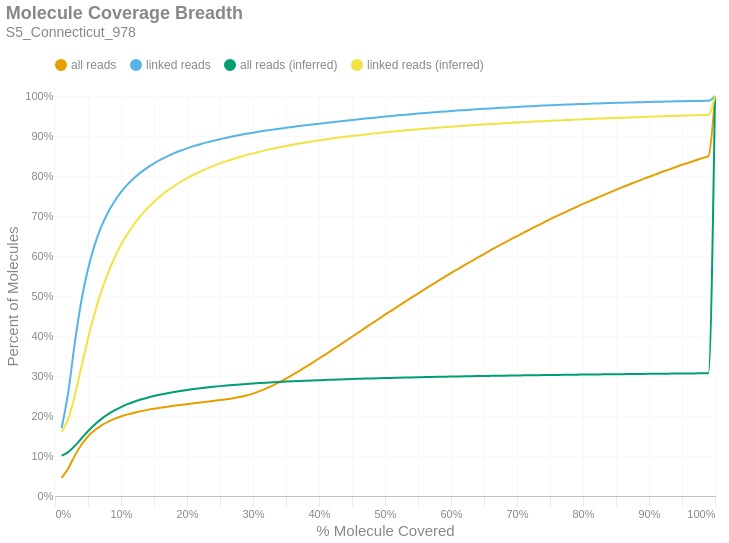

Notebook code for this chart:
### Markdown cell above
### Molecule Read Coverage
This chart shows molecule coverage breadth as computed by the number of bases aligned to that molecule. In other words, "*how much of each unique long molecule is actually sequenced/aligned?*" Keep in mind there is a distinction between sequences and alignments, since some sequences belonging to a particular molecule may not align well and wouldn't appear in the alignment data. This chart also shows molecule coverage breadth as computed by the *inferred fragment* from which the aligned sequences originate. Unlike read coverage, this calculation takes into account the total insert size, including unsequenced gaps between the forward and reverse reads. Like the previous figures, these are cumulative percents.

### Code cell
if SKIPLR:
    print_html(f"Skipped")
else:
    binned_df = consolidated_hist(valids['coverage_bp'], mask, 0.01, True)
    binned_df_inf = consolidated_hist(valids['coverage_inserts'], mask, 0.01, True)
    binned_df = binned_df.with_columns(pl.lit(binned_df_inf['all reads (cumsum)']).alias('all reads (inferred)'))
    binned_df = binned_df.with_columns(pl.lit(binned_df_inf['linked reads (cumsum)']).alias('linked reads (inferred)'))
    binned_df = binned_df.with_columns(
        (pl.col('bin').cast(pl.Float64) + 0.01).alias('right_edge')
    )

    with SafeRender(binned_df):
        (
            density_plot(binned_df, 'Molecule Coverage Breadth', samplename, 'molcov', ['all reads (inferred)','linked reads (inferred)'])
            .encode(
                #x=alt.X('bin:Q', title="% Molecule Covered").axis(format = '%').scale(padding=0),
                x=alt.X('right_edge:Q', title="% Molecule Covered").axis(format='%').scale(padding=0),
                y=alt.Y('value:Q', title='Percent of Molecules')
                    .axis(format='%')
                    .stack(False)
                    .scale(domainMin=0, padding=0),
                color=alt.Color("key:N").scale(domain = ["all reads", "linked reads", "all reads (inferred)", "linked reads (inferred)"]),
                tooltip = [
                    alt.Tooltip("key:N", title = "Data Type"),
                    alt.Tooltip("range_label:N", title="% Molecule Covered"),
                    alt.Tooltip("value:Q", format = ".2%", title="% Molecules")
                ]
            )
        ).display()

### Figure 1 — Vega-Lite specification as saved in the notebook (floating-point values rounded to 4 significant figures)
{"width": "container", "height": 400, "config": {"title": {"anchor": "start", "dy": -15, "fontSize": 18, "color": "#888888", "subtitleColor": "#888888", "subtitleFontSize": 14}, "arc": {"fill": "#0072B2"}, "axis": {"domainColor": "#888888", "domainWidth": 0.5, "gridWidth": 0.2, "grid": false, "titleFontWeight": 400, "titleFontSize": 15, "labelFontSize": 11, "labelColor": "#888888", "tickColor": "#888888", "tickWidth": 0.2, "titleColor": "#888888"}, "axisBand": {"grid": false}, "axisX": {"grid": true, "tickSize": 10, "domainCap": "round"}, "axisY": {"domain": false, "grid": true, "tickSize": 0, "domainCap": "round"}, "background": "transparent", "header": {"labelFontSize": 15, "labelColor": "#888888", "titleFontSize": 15, "titleFontWeight": 600, "titleColor": "#888888"}, "legend": {"labelFont": "sans-serif", "labelFontSize": 12, "labelColor": "#888888", "symbolSize": 100, "symbolType": "circle", "titleFontSize": 12, "titlePadding": 10, "titleColor": "#888888", "title": null, "orient": "top"}, "range": {"category": ["#E69F00", "#56B4E9", "#009E73", "#F0E442", "#0072B2", "#D55E00", "#CC79A7", "#000000"], "diverging": ["#cfe8f3", "#a2d4ec", "#73bfe2", "#46abdb", "#1696d2", "#12719e"]}, "area": {"fill": "#0072B2", "fillOpacity": 0.7, "line": true, "strokeOpacity": 0.7}, "line": {"color": "#0072B2", "stroke": "#0072B2", "strokeWidth": 2}, "trail": {"color": "#0072B2", "stroke": "#0072B2", "strokeWidth": 0, "size": 1}, "point": {"filled": true, "fillOpacity": 1.0, "size": 95}, "text": {"color": "#888888", "fontSize": 11, "align": "right", "fontWeight": 400, "size": 11}, "bar": {"fill": "#0072B2", "stroke": null}, "view": {"stroke": null, "continuousWidth": 660, "continuousHeight": 400}}, "data": {"name": "data-56f5095dbce90e234a870a193e4fd119"}, "mark": {"type": "line", "interpolate": "monotone", "point": {"opacity": 0, "size": 275}}, "encoding": {"color": {"field": "key", "scale": {"domain": ["all reads", "linked reads", "all reads (inferred)", "linked reads (inferred)"]}, "type": "nominal"}, "tooltip": [{"field": "key", "title": "Data Type", "type": "nominal"}, {"field": "range_label", "title": "% Molecule Covered", "type": "nominal"}, {"field": "value", "format": ".2%", "title": "% Molecules", "type": "quantitative"}], "x": {"axis": {"format": "%"}, "field": "right_edge", "scale": {"padding": 0}, "title": "% Molecule Covered", "type": "quantitative"}, "y": {"axis": {"format": "%"}, "field": "value", "scale": {"domainMin": 0, "padding": 0}, "stack": false, "title": "Percent of Molecules", "type": "quantitative"}}, "params": [{"name": "param_c36ac31b6afebe62", "select": {"type": "point", "fields": ["key"]}, "bind": "legend"}], "title": {"text": "Molecule Coverage Breadth", "subtitle": "S5_Connecticut_978"}, "transform": [{"fold": ["all reads (cumsum)", "linked reads (cumsum)", "all reads (inferred)", "linked reads (inferred)"]}, {"calculate": "replace(datum.key, ' (cumsum)', '')", "as": "key"}, {"filter": {"param": "param_c36ac31b6afebe62"}}], "usermeta": {"embedOptions": {"downloadFileName": "S5_Connecticut_978.molcov"}}, "$schema": "https://vega.github.io/schema/vega-lite/v6.1.0.json", "datasets": {"data-56f5095dbce90e234a870a193e4fd119": [{"bin": "0.0", "interval": "0.0-0.01", "all reads": 0.04509, "linked reads": 0.1695, "all reads (cumsum)": 0.04509, "linked reads (cumsum)": 0.1695, "range_label": "0.0-0.01", "all reads (inferred)": 0.1007, "linked reads (inferred)": 0.1601, "right_edge": 0.01}, {"bin": "0.01", "interval": "0.01-0.02", "all reads": 0.02354, "linked reads": 0.08902, "all reads (cumsum)": 0.06863, "linked reads (cumsum)": 0.2585, "range_label": "0.01-0.02", "all reads (inferred)": 0.1097, "linked reads (inferred)": 0.1924, "right_edge": 0.02}, {"bin": "0.02", "interval": "0.02-0.03", "all reads": 0.0323, "linked reads": 0.1242, "all reads (cumsum)": 0.1009, "linked reads (cumsum)": 0.3827, "range_label": "0.02-0.03", "all reads (inferred)": 0.1252, "linked reads (inferred)": 0.2512, "right_edge": 0.03}, {"bin": "0.03", "interval": "0.03-0.04", "all reads": 0.02734, "linked reads": 0.1054, "all reads (cumsum)": 0.1283, "linked reads (cumsum)": 0.4881, "range_label": "0.03-0.04", "all reads (inferred)": 0.1438, "linked reads (inferred)": 0.3228, "right_edge": 0.04}, {"bin": "0.04", "interval": "0.04-0.05", "all reads": 0.02059, "linked reads": 0.07947, "all reads (cumsum)": 0.1489, "linked reads (cumsum)": 0.5675, "range_label": "0.04-0.05", "all reads (inferred)": 0.162, "linked reads (inferred)": 0.3933, "right_edge": 0.05}, {"bin": "0.05", "interval": "0.05-0.06", "all reads": 0.01546, "linked reads": 0.05956, "all reads (cumsum)": 0.1643, "linked reads (cumsum)": 0.6271, "range_label": "0.05-0.06", "all reads (inferred)": 0.1783, "linked reads (inferred)": 0.4563, "right_edge": 0.06}, {"bin": "0.06", "interval": "0.06-0.07", "all reads": 0.01182, "linked reads": 0.04542, "all reads (cumsum)": 0.1761, "linked reads (cumsum)": 0.6725, "range_label": "0.06-0.07", "all reads (inferred)": 0.1921, "linked reads (inferred)": 0.5103, "right_edge": 0.07}, {"bin": "0.07", "interval": "0.07-0.08", "all reads": 0.009244, "linked reads": 0.03555, "all reads (cumsum)": 0.1854, "linked reads (cumsum)": 0.7081, "range_label": "0.07-0.08", "all reads (inferred)": 0.2039, "linked reads (inferred)": 0.5561, "right_edge": 0.08}, {"bin": "0.08", "interval": "0.08-0.09", "all reads": 0.00741, "linked reads": 0.02839, "all reads (cumsum)": 0.1928, "linked reads (cumsum)": 0.7365, "range_label": "0.08-0.09", "all reads (inferred)": 0.2138, "linked reads (inferred)": 0.5949, "right_edge": 0.09}, {"bin": "0.09", "interval": "0.09-0.1", "all reads": 0.006084, "linked reads": 0.02315, "all reads (cumsum)": 0.1989, "linked reads (cumsum)": 0.7596, "range_label": "0.09-0.1", "all reads (inferred)": 0.2223, "linked reads (inferred)": 0.6279, "right_edge": 0.1}, {"bin": "0.1", "interval": "0.1-0.11", "all reads": 0.005099, "linked reads": 0.0193, "all reads (cumsum)": 0.204, "linked reads (cumsum)": 0.7789, "range_label": "0.1-0.11", "all reads (inferred)": 0.2295, "linked reads (inferred)": 0.6559, "right_edge": 0.11}, {"bin": "0.11", "interval": "0.11-0.12", "all reads": 0.004323, "linked reads": 0.01624, "all reads (cumsum)": 0.2083, "linked reads (cumsum)": 0.7951, "range_label": "0.11-0.12", "all reads (inferred)": 0.2357, "linked reads (inferred)": 0.6801, "right_edge": 0.12}, {"bin": "0.12", "interval": "0.12-0.13", "all reads": 0.003711, "linked reads": 0.01385, "all reads (cumsum)": 0.212, "linked reads (cumsum)": 0.809, "range_label": "0.12-0.13", "all reads (inferred)": 0.2411, "linked reads (inferred)": 0.7012, "right_edge": 0.13}, {"bin": "0.13", "interval": "0.13-0.14", "all reads": 0.003266, "linked reads": 0.0121, "all reads (cumsum)": 0.2153, "linked reads (cumsum)": 0.8211, "range_label": "0.13-0.14", "all reads (inferred)": 0.2458, "linked reads (inferred)": 0.7194, "right_edge": 0.14}, {"bin": "0.14", "interval": "0.14-0.15", "all reads": 0.002882, "linked reads": 0.01056, "all reads (cumsum)": 0.2182, "linked reads (cumsum)": 0.8317, "range_label": "0.14-0.15", "all reads (inferred)": 0.25, "linked reads (inferred)": 0.7356, "right_edge": 0.15}, {"bin": "0.15", "interval": "0.15-0.16", "all reads": 0.002601, "linked reads": 0.009301, "all reads (cumsum)": 0.2208, "linked reads (cumsum)": 0.841, "range_label": "0.15-0.16", "all reads (inferred)": 0.2537, "linked reads (inferred)": 0.75, "right_edge": 0.16}, {"bin": "0.16", "interval": "0.16-0.17", "all reads": 0.002386, "linked reads": 0.008249, "all reads (cumsum)": 0.2231, "linked reads (cumsum)": 0.8492, "range_label": "0.16-0.17", "all reads (inferred)": 0.257, "linked reads (inferred)": 0.763, "right_edge": 0.17}, {"bin": "0.17", "interval": "0.17-0.18", "all reads": 0.002242, "linked reads": 0.007361, "all reads (cumsum)": 0.2254, "linked reads (cumsum)": 0.8566, "range_label": "0.17-0.18", "all reads (inferred)": 0.26, "linked reads (inferred)": 0.7745, "right_edge": 0.18}, {"bin": "0.18", "interval": "0.18-0.19", "all reads": 0.002149, "linked reads": 0.006601, "all reads (cumsum)": 0.2275, "linked reads (cumsum)": 0.8632, "range_label": "0.18-0.19", "all reads (inferred)": 0.2627, "linked reads (inferred)": 0.785, "right_edge": 0.19}, {"bin": "0.19", "interval": "0.19-0.2", "all reads": 0.002084, "linked reads": 0.005976, "all reads (cumsum)": 0.2296, "linked reads (cumsum)": 0.8691, "range_label": "0.19-0.2", "all reads (inferred)": 0.2652, "linked reads (inferred)": 0.7945, "right_edge": 0.2}, {"bin": "0.2", "interval": "0.2-0.21", "all reads": 0.002023, "linked reads": 0.005468, "all reads (cumsum)": 0.2316, "linked reads (cumsum)": 0.8746, "range_label": "0.2-0.21", "all reads (inferred)": 0.2674, "linked reads (inferred)": 0.8031, "right_edge": 0.21}, {"bin": "0.21", "interval": "0.21-0.22", "all reads": 0.002011, "linked reads": 0.00494, "all reads (cumsum)": 0.2337, "linked reads (cumsum)": 0.8795, "range_label": "0.21-0.22", "all reads (inferred)": 0.2694, "linked reads (inferred)": 0.8111, "right_edge": 0.22}, {"bin": "0.22", "interval": "0.22-0.23", "all reads": 0.002013, "linked reads": 0.004487, "all reads (cumsum)": 0.2357, "linked reads (cumsum)": 0.884, "range_label": "0.22-0.23", "all reads (inferred)": 0.2714, "linked reads (inferred)": 0.8185, "right_edge": 0.23}, {"bin": "0.23", "interval": "0.23-0.24", "all reads": 0.002052, "linked reads": 0.004248, "all reads (cumsum)": 0.2377, "linked reads (cumsum)": 0.8883, "range_label": "0.23-0.24", "all reads (inferred)": 0.2731, "linked reads (inferred)": 0.8252, "right_edge": 0.24}, {"bin": "0.24", "interval": "0.24-0.25", "all reads": 0.00209, "linked reads": 0.003862, "all reads (cumsum)": 0.2398, "linked reads (cumsum)": 0.8921, "range_label": "0.24-0.25", "all reads (inferred)": 0.2747, "linked reads (inferred)": 0.8315, "right_edge": 0.25}, {"bin": "0.25", "interval": "0.25-0.26", "all reads": 0.002187, "linked reads": 0.003672, "all reads (cumsum)": 0.242, "linked reads (cumsum)": 0.8958, "range_label": "0.25-0.26", "all reads (inferred)": 0.2762, "linked reads (inferred)": 0.8372, "right_edge": 0.26}, {"bin": "0.26", "interval": "0.26-0.27", "all reads": 0.002427, "linked reads": 0.003481, "all reads (cumsum)": 0.2444, "linked reads (cumsum)": 0.8993, "range_label": "0.26-0.27", "all reads (inferred)": 0.2775, "linked reads (inferred)": 0.8424, "right_edge": 0.27}, {"bin": "0.27", "interval": "0.27-0.28", "all reads": 0.002887, "linked reads": 0.003199, "all reads (cumsum)": 0.2473, "linked reads (cumsum)": 0.9025, "range_label": "0.27-0.28", "all reads (inferred)": 0.2788, "linked reads (inferred)": 0.8475, "right_edge": 0.28}, {"bin": "0.28", "interval": "0.28-0.29", "all reads": 0.003782, "linked reads": 0.003023, "all reads (cumsum)": 0.2511, "linked reads (cumsum)": 0.9055, "range_label": "0.28-0.29", "all reads (inferred)": 0.2801, "linked reads (inferred)": 0.8523, "right_edge": 0.29}, {"bin": "0.29", "interval": "0.29-0.3", "all reads": 0.004968, "linked reads": 0.002868, "all reads (cumsum)": 0.2561, "linked reads (cumsum)": 0.9084, "range_label": "0.29-0.3", "all reads (inferred)": 0.2812, "linked reads (inferred)": 0.8566, "right_edge": 0.3}, {"bin": "0.3", "interval": "0.3-0.31", "all reads": 0.005982, "linked reads": 0.002633, "all reads (cumsum)": 0.262, "linked reads (cumsum)": 0.911, "range_label": "0.3-0.31", "all reads (inferred)": 0.2822, "linked reads (inferred)": 0.8607, "right_edge": 0.31}, {"bin": "0.31", "interval": "0.31-0.32", "all reads": 0.006858, "linked reads": 0.002517, "all reads (cumsum)": 0.2689, "linked reads (cumsum)": 0.9135, "range_label": "0.31-0.32", "all reads (inferred)": 0.2833, "linked reads (inferred)": 0.8647, "right_edge": 0.32}, {"bin": "0.32", "interval": "0.32-0.33", "all reads": 0.00775, "linked reads": 0.002427, "all reads (cumsum)": 0.2766, "linked reads (cumsum)": 0.916, "range_label": "0.32-0.33", "all reads (inferred)": 0.2842, "linked reads (inferred)": 0.8682, "right_edge": 0.33}, {"bin": "0.33", "interval": "0.33-0.34", "all reads": 0.008288, "linked reads": 0.002355, "all reads (cumsum)": 0.2849, "linked reads (cumsum)": 0.9183, "range_label": "0.33-0.34", "all reads (inferred)": 0.2851, "linked reads (inferred)": 0.8717, "right_edge": 0.34}, {"bin": "0.34", "interval": "0.34-0.35", "all reads": 0.008757, "linked reads": 0.002236, "all reads (cumsum)": 0.2937, "linked reads (cumsum)": 0.9206, "range_label": "0.34-0.35", "all reads (inferred)": 0.2859, "linked reads (inferred)": 0.875, "right_edge": 0.35}, {"bin": "0.35", "interval": "0.35-0.36", "all reads": 0.009322, "linked reads": 0.002209, "all reads (cumsum)": 0.303, "linked reads (cumsum)": 0.9228, "range_label": "0.35-0.36", "all reads (inferred)": 0.2867, "linked reads (inferred)": 0.8781, "right_edge": 0.36}, {"bin": "0.36", "interval": "0.36-0.37", "all reads": 0.009676, "linked reads": 0.002056, "all reads (cumsum)": 0.3127, "linked reads (cumsum)": 0.9248, "range_label": "0.36-0.37", "all reads (inferred)": 0.2875, "linked reads (inferred)": 0.8811, "right_edge": 0.37}, {"bin": "0.37", "interval": "0.37-0.38", "all reads": 0.01003, "linked reads": 0.002056, "all reads (cumsum)": 0.3227, "linked reads (cumsum)": 0.9269, "range_label": "0.37-0.38", "all reads (inferred)": 0.2882, "linked reads (inferred)": 0.8839, "right_edge": 0.38}, {"bin": "0.38", "interval": "0.38-0.39", "all reads": 0.01034, "linked reads": 0.00195, "all reads (cumsum)": 0.3331, "linked reads (cumsum)": 0.9288, "range_label": "0.38-0.39", "all reads (inferred)": 0.2889, "linked reads (inferred)": 0.8866, "right_edge": 0.39}, {"bin": "0.39", "interval": "0.39-0.4", "all reads": 0.01066, "linked reads": 0.001957, "all reads (cumsum)": 0.3437, "linked reads (cumsum)": 0.9308, "range_label": "0.39-0.4", "all reads (inferred)": 0.2896, "linked reads (inferred)": 0.8891, "right_edge": 0.4}, {"bin": "0.4", "interval": "0.4-0.41", "all reads": 0.01056, "linked reads": 0.001873, "all reads (cumsum)": 0.3543, "linked reads (cumsum)": 0.9327, "range_label": "0.4-0.41", "all reads (inferred)": 0.2902, "linked reads (inferred)": 0.8915, "right_edge": 0.41}, {"bin": "0.41", "interval": "0.41-0.42", "all reads": 0.01082, "linked reads": 0.001866, "all reads (cumsum)": 0.3651, "linked reads (cumsum)": 0.9345, "range_label": "0.41-0.42", "all reads (inferred)": 0.2908, "linked reads (inferred)": 0.8938, "right_edge": 0.42}, {"bin": "0.42", "interval": "0.42-0.43", "all reads": 0.01093, "linked reads": 0.001867, "all reads (cumsum)": 0.376, "linked reads (cumsum)": 0.9364, "range_label": "0.42-0.43", "all reads (inferred)": 0.2914, "linked reads (inferred)": 0.896, "right_edge": 0.43}, {"bin": "0.43", "interval": "0.43-0.44", "all reads": 0.01094, "linked reads": 0.001836, "all reads (cumsum)": 0.387, "linked reads (cumsum)": 0.9382, "range_label": "0.43-0.44", "all reads (inferred)": 0.292, "linked reads (inferred)": 0.8981, "right_edge": 0.44}, {"bin": "0.44", "interval": "0.44-0.45", "all reads": 0.01112, "linked reads": 0.001784, "all reads (cumsum)": 0.3981, "linked reads (cumsum)": 0.94, "range_label": "0.44-0.45", "all reads (inferred)": 0.2925, "linked reads (inferred)": 0.9002, "right_edge": 0.45}, {"bin": "0.45", "interval": "0.45-0.46", "all reads": 0.01108, "linked reads": 0.001776, "all reads (cumsum)": 0.4092, "linked reads (cumsum)": 0.9418, "range_label": "0.45-0.46", "all reads (inferred)": 0.293, "linked reads (inferred)": 0.9021, "right_edge": 0.46}, {"bin": "0.46", "interval": "0.46-0.47", "all reads": 0.01098, "linked reads": 0.001785, "all reads (cumsum)": 0.4202, "linked reads (cumsum)": 0.9436, "range_label": "0.46-0.47", "all reads (inferred)": 0.2935, "linked reads (inferred)": 0.904, "right_edge": 0.47}, {"bin": "0.47", "interval": "0.47-0.48", "all reads": 0.01111, "linked reads": 0.001717, "all reads (cumsum)": 0.4313, "linked reads (cumsum)": 0.9453, "range_label": "0.47-0.48", "all reads (inferred)": 0.294, "linked reads (inferred)": 0.9058, "right_edge": 0.48}, {"bin": "0.48", "interval": "0.48-0.49", "all reads": 0.01055, "linked reads": 0.001645, "all reads (cumsum)": 0.4418, "linked reads (cumsum)": 0.9469, "range_label": "0.48-0.49", "all reads (inferred)": 0.2944, "linked reads (inferred)": 0.9076, "right_edge": 0.49}, {"bin": "0.49", "interval": "0.49-0.5", "all reads": 0.01169, "linked reads": 0.001641, "all reads (cumsum)": 0.4535, "linked reads (cumsum)": 0.9486, "range_label": "0.49-0.5", "all reads (inferred)": 0.2949, "linked reads (inferred)": 0.9093, "right_edge": 0.5}, {"bin": "0.5", "interval": "0.5-0.51", "all reads": 0.009926, "linked reads": 0.001544, "all reads (cumsum)": 0.4634, "linked reads (cumsum)": 0.9501, "range_label": "0.5-0.51", "all reads (inferred)": 0.2953, "linked reads (inferred)": 0.9109, "right_edge": 0.51}, {"bin": "0.51", "interval": "0.51-0.52", "all reads": 0.0111, "linked reads": 0.001553, "all reads (cumsum)": 0.4745, "linked reads (cumsum)": 0.9517, "range_label": "0.51-0.52", "all reads (inferred)": 0.2957, "linked reads (inferred)": 0.9125, "right_edge": 0.52}, {"bin": "0.52", "interval": "0.52-0.53", "all reads": 0.01057, "linked reads": 0.001451, "all reads (cumsum)": 0.4851, "linked reads (cumsum)": 0.9531, "range_label": "0.52-0.53", "all reads (inferred)": 0.2961, "linked reads (inferred)": 0.914, "right_edge": 0.53}, {"bin": "0.53", "interval": "0.53-0.54", "all reads": 0.01069, "linked reads": 0.001449, "all reads (cumsum)": 0.4958, "linked reads (cumsum)": 0.9546, "range_label": "0.53-0.54", "all reads (inferred)": 0.2965, "linked reads (inferred)": 0.9155, "right_edge": 0.54}, {"bin": "0.54", "interval": "0.54-0.55", "all reads": 0.01038, "linked reads": 0.001438, "all reads (cumsum)": 0.5062, "linked reads (cumsum)": 0.956, "range_label": "0.54-0.55", "all reads (inferred)": 0.2969, "linked reads (inferred)": 0.9169, "right_edge": 0.55}, {"bin": "0.55", "interval": "0.55-0.56", "all reads": 0.01052, "linked reads": 0.001326, "all reads (cumsum)": 0.5167, "linked reads (cumsum)": 0.9573, "range_label": "0.55-0.56", "all reads (inferred)": 0.2972, "linked reads (inferred)": 0.9183, "right_edge": 0.56}, {"bin": "0.56", "interval": "0.56-0.57", "all reads": 0.01028, "linked reads": 0.001323, "all reads (cumsum)": 0.527, "linked reads (cumsum)": 0.9587, "range_label": "0.56-0.57", "all reads (inferred)": 0.2976, "linked reads (inferred)": 0.9196, "right_edge": 0.57}, {"bin": "0.57", "interval": "0.57-0.58", "all reads": 0.01008, "linked reads": 0.001231, "all reads (cumsum)": 0.5371, "linked reads (cumsum)": 0.9599, "range_label": "0.57-0.58", "all reads (inferred)": 0.2979, "linked reads (inferred)": 0.9209, "right_edge": 0.58}, {"bin": "0.58", "interval": "0.58-0.59", "all reads": 0.01009, "linked reads": 0.001257, "all reads (cumsum)": 0.5471, "linked reads (cumsum)": 0.9611, "range_label": "0.58-0.59", "all reads (inferred)": 0.2982, "linked reads (inferred)": 0.9221, "right_edge": 0.59}, {"bin": "0.59", "interval": "0.59-0.6", "all reads": 0.01016, "linked reads": 0.001247, "all reads (cumsum)": 0.5573, "linked reads (cumsum)": 0.9624, "range_label": "0.59-0.6", "all reads (inferred)": 0.2986, "linked reads (inferred)": 0.9233, "right_edge": 0.6}, {"bin": "0.6", "interval": "0.6-0.61", "all reads": 0.009543, "linked reads": 0.001156, "all reads (cumsum)": 0.5668, "linked reads (cumsum)": 0.9636, "range_label": "0.6-0.61", "all reads (inferred)": 0.2989, "linked reads (inferred)": 0.9245, "right_edge": 0.61}, {"bin": "0.61", "interval": "0.61-0.62", "all reads": 0.009888, "linked reads": 0.001116, "all reads (cumsum)": 0.5767, "linked reads (cumsum)": 0.9647, "range_label": "0.61-0.62", "all reads (inferred)": 0.2992, "linked reads (inferred)": 0.9257, "right_edge": 0.62}, {"bin": "0.62", "interval": "0.62-0.63", "all reads": 0.009499, "linked reads": 0.001141, "all reads (cumsum)": 0.5862, "linked reads (cumsum)": 0.9658, "range_label": "0.62-0.63", "all reads (inferred)": 0.2995, "linked reads (inferred)": 0.9268, "right_edge": 0.63}, {"bin": "0.63", "interval": "0.63-0.64", "all reads": 0.009453, "linked reads": 0.001086, "all reads (cumsum)": 0.5957, "linked reads (cumsum)": 0.9669, "range_label": "0.63-0.64", "all reads (inferred)": 0.2998, "linked reads (inferred)": 0.9279, "right_edge": 0.64}, {"bin": "0.64", "interval": "0.64-0.65", "all reads": 0.009295, "linked reads": 0.001087, "all reads (cumsum)": 0.605, "linked reads (cumsum)": 0.968, "range_label": "0.64-0.65", "all reads (inferred)": 0.3, "linked reads (inferred)": 0.9289, "right_edge": 0.65}, {"bin": "0.65", "interval": "0.65-0.66", "all reads": 0.00959, "linked reads": 0.001045, "all reads (cumsum)": 0.6146, "linked reads (cumsum)": 0.969, "range_label": "0.65-0.66", "all reads (inferred)": 0.3003, "linked reads (inferred)": 0.9299, "right_edge": 0.66}, {"bin": "0.66", "interval": "0.66-0.67", "all reads": 0.008949, "linked reads": 0.0009253, "all reads (cumsum)": 0.6235, "linked reads (cumsum)": 0.97, "range_label": "0.66-0.67", "all reads (inferred)": 0.3006, "linked reads (inferred)": 0.9309, "right_edge": 0.67}, {"bin": "0.67", "interval": "0.67-0.68", "all reads": 0.008966, "linked reads": 0.0009781, "all reads (cumsum)": 0.6325, "linked reads (cumsum)": 0.9709, "range_label": "0.67-0.68", "all reads (inferred)": 0.3008, "linked reads (inferred)": 0.9319, "right_edge": 0.68}, {"bin": "0.68", "interval": "0.68-0.69", "all reads": 0.008636, "linked reads": 0.0008924, "all reads (cumsum)": 0.6411, "linked reads (cumsum)": 0.9718, "range_label": "0.68-0.69", "all reads (inferred)": 0.3011, "linked reads (inferred)": 0.9328, "right_edge": 0.69}, {"bin": "0.69", "interval": "0.69-0.7", "all reads": 0.00884, "linked reads": 0.0008977, "all reads (cumsum)": 0.65, "linked reads (cumsum)": 0.9727, "range_label": "0.69-0.7", "all reads (inferred)": 0.3013, "linked reads (inferred)": 0.9337, "right_edge": 0.7}, {"bin": "0.7", "interval": "0.7-0.71", "all reads": 0.008439, "linked reads": 0.0009077, "all reads (cumsum)": 0.6584, "linked reads (cumsum)": 0.9736, "range_label": "0.7-0.71", "all reads (inferred)": 0.3016, "linked reads (inferred)": 0.9346, "right_edge": 0.71}, {"bin": "0.71", "interval": "0.71-0.72", "all reads": 0.00838, "linked reads": 0.0008285, "all reads (cumsum)": 0.6668, "linked reads (cumsum)": 0.9745, "range_label": "0.71-0.72", "all reads (inferred)": 0.3018, "linked reads (inferred)": 0.9355, "right_edge": 0.72}, {"bin": "0.72", "interval": "0.72-0.73", "all reads": 0.00845, "linked reads": 0.0007986, "all reads (cumsum)": 0.6752, "linked reads (cumsum)": 0.9753, "range_label": "0.72-0.73", "all reads (inferred)": 0.302, "linked reads (inferred)": 0.9363, "right_edge": 0.73}, {"bin": "0.73", "interval": "0.73-0.74", "all reads": 0.0081, "linked reads": 0.0007887, "all reads (cumsum)": 0.6833, "linked reads (cumsum)": 0.976, "range_label": "0.73-0.74", "all reads (inferred)": 0.3023, "linked reads (inferred)": 0.9372, "right_edge": 0.74}, {"bin": "0.74", "interval": "0.74-0.75", "all reads": 0.008442, "linked reads": 0.0007576, "all reads (cumsum)": 0.6918, "linked reads (cumsum)": 0.9768, "range_label": "0.74-0.75", "all reads (inferred)": 0.3025, "linked reads (inferred)": 0.938, "right_edge": 0.75}, {"bin": "0.75", "interval": "0.75-0.76", "all reads": 0.007688, "linked reads": 0.0007201, "all reads (cumsum)": 0.6995, "linked reads (cumsum)": 0.9775, "range_label": "0.75-0.76", "all reads (inferred)": 0.3027, "linked reads (inferred)": 0.9387, "right_edge": 0.76}, {"bin": "0.76", "interval": "0.76-0.77", "all reads": 0.007898, "linked reads": 0.0006638, "all reads (cumsum)": 0.7074, "linked reads (cumsum)": 0.9782, "range_label": "0.76-0.77", "all reads (inferred)": 0.3029, "linked reads (inferred)": 0.9395, "right_edge": 0.77}, {"bin": "0.77", "interval": "0.77-0.78", "all reads": 0.007637, "linked reads": 0.0006773, "all reads (cumsum)": 0.715, "linked reads (cumsum)": 0.9789, "range_label": "0.77-0.78", "all reads (inferred)": 0.3031, "linked reads (inferred)": 0.9403, "right_edge": 0.78}, {"bin": "0.78", "interval": "0.78-0.79", "all reads": 0.007513, "linked reads": 0.0006473, "all reads (cumsum)": 0.7225, "linked reads (cumsum)": 0.9795, "range_label": "0.78-0.79", "all reads (inferred)": 0.3033, "linked reads (inferred)": 0.941, "right_edge": 0.79}, {"bin": "0.79", "interval": "0.79-0.8", "all reads": 0.007791, "linked reads": 0.0006268, "all reads (cumsum)": 0.7303, "linked reads (cumsum)": 0.9801, "range_label": "0.79-0.8", "all reads (inferred)": 0.3035, "linked reads (inferred)": 0.9418, "right_edge": 0.8}, {"bin": "0.8", "interval": "0.8-0.81", "all reads": 0.007008, "linked reads": 0.0005699, "all reads (cumsum)": 0.7373, "linked reads (cumsum)": 0.9807, "range_label": "0.8-0.81", "all reads (inferred)": 0.3037, "linked reads (inferred)": 0.9425, "right_edge": 0.81}, {"bin": "0.81", "interval": "0.81-0.82", "all reads": 0.007116, "linked reads": 0.0005682, "all reads (cumsum)": 0.7444, "linked reads (cumsum)": 0.9813, "range_label": "0.81-0.82", "all reads (inferred)": 0.3039, "linked reads (inferred)": 0.9431, "right_edge": 0.82}, {"bin": "0.82", "interval": "0.82-0.83", "all reads": 0.007133, "linked reads": 0.0005729, "all reads (cumsum)": 0.7516, "linked reads (cumsum)": 0.9818, "range_label": "0.82-0.83", "all reads (inferred)": 0.3041, "linked reads (inferred)": 0.9438, "right_edge": 0.83}, {"bin": "0.83", "interval": "0.83-0.84", "all reads": 0.006991, "linked reads": 0.0005096, "all reads (cumsum)": 0.7585, "linked reads (cumsum)": 0.9824, "range_label": "0.83-0.84", "all reads (inferred)": 0.3043, "linked reads (inferred)": 0.9445, "right_edge": 0.84}, {"bin": "0.84", "interval": "0.84-0.85", "all reads": 0.006786, "linked reads": 0.0004832, "all reads (cumsum)": 0.7653, "linked reads (cumsum)": 0.9828, "range_label": "0.84-0.85", "all reads (inferred)": 0.3045, "linked reads (inferred)": 0.9451, "right_edge": 0.85}, {"bin": "0.85", "interval": "0.85-0.86", "all reads": 0.006805, "linked reads": 0.0004814, "all reads (cumsum)": 0.7721, "linked reads (cumsum)": 0.9833, "range_label": "0.85-0.86", "all reads (inferred)": 0.3047, "linked reads (inferred)": 0.9458, "right_edge": 0.86}, {"bin": "0.86", "interval": "0.86-0.87", "all reads": 0.006553, "linked reads": 0.0004585, "all reads (cumsum)": 0.7787, "linked reads (cumsum)": 0.9838, "range_label": "0.86-0.87", "all reads (inferred)": 0.3049, "linked reads (inferred)": 0.9465, "right_edge": 0.87}, {"bin": "0.87", "interval": "0.87-0.88", "all reads": 0.006598, "linked reads": 0.0004433, "all reads (cumsum)": 0.7853, "linked reads (cumsum)": 0.9842, "range_label": "0.87-0.88", "all reads (inferred)": 0.305, "linked reads (inferred)": 0.9471, "right_edge": 0.88}, {"bin": "0.88", "interval": "0.88-0.89", "all reads": 0.006326, "linked reads": 0.0004456, "all reads (cumsum)": 0.7916, "linked reads (cumsum)": 0.9847, "range_label": "0.88-0.89", "all reads (inferred)": 0.3052, "linked reads (inferred)": 0.9477, "right_edge": 0.89}, {"bin": "0.89", "interval": "0.89-0.9", "all reads": 0.006372, "linked reads": 0.000431, "all reads (cumsum)": 0.798, "linked reads (cumsum)": 0.9851, "range_label": "0.89-0.9", "all reads (inferred)": 0.3054, "linked reads (inferred)": 0.9483, "right_edge": 0.9}, {"bin": "0.9", "interval": "0.9-0.91", "all reads": 0.00592, "linked reads": 0.0004134, "all reads (cumsum)": 0.8039, "linked reads (cumsum)": 0.9855, "range_label": "0.9-0.91", "all reads (inferred)": 0.3055, "linked reads (inferred)": 0.9489, "right_edge": 0.91}, {"bin": "0.91", "interval": "0.91-0.92", "all reads": 0.006557, "linked reads": 0.000363, "all reads (cumsum)": 0.8105, "linked reads (cumsum)": 0.9859, "range_label": "0.91-0.92", "all reads (inferred)": 0.3057, "linked reads (inferred)": 0.9494, "right_edge": 0.92}, {"bin": "0.92", "interval": "0.92-0.93", "all reads": 0.005441, "linked reads": 0.0003553, "all reads (cumsum)": 0.8159, "linked reads (cumsum)": 0.9862, "range_label": "0.92-0.93", "all reads (inferred)": 0.3059, "linked reads (inferred)": 0.95, "right_edge": 0.93}, {"bin": "0.93", "interval": "0.93-0.94", "all reads": 0.005893, "linked reads": 0.0003571, "all reads (cumsum)": 0.8218, "linked reads (cumsum)": 0.9866, "range_label": "0.93-0.94", "all reads (inferred)": 0.306, "linked reads (inferred)": 0.9505, "right_edge": 0.94}, {"bin": "0.94", "interval": "0.94-0.95", "all reads": 0.006257, "linked reads": 0.000319, "all reads (cumsum)": 0.8281, "linked reads (cumsum)": 0.9869, "range_label": "0.94-0.95", "all reads (inferred)": 0.3062, "linked reads (inferred)": 0.951, "right_edge": 0.95}, {"bin": "0.95", "interval": "0.95-0.96", "all reads": 0.00499, "linked reads": 0.0003166, "all reads (cumsum)": 0.833, "linked reads (cumsum)": 0.9872, "range_label": "0.95-0.96", "all reads (inferred)": 0.3064, "linked reads (inferred)": 0.9515, "right_edge": 0.96}, {"bin": "0.96", "interval": "0.96-0.97", "all reads": 0.005731, "linked reads": 0.0002832, "all reads (cumsum)": 0.8388, "linked reads (cumsum)": 0.9875, "range_label": "0.96-0.97", "all reads (inferred)": 0.3065, "linked reads (inferred)": 0.9521, "right_edge": 0.97}, {"bin": "0.97", "interval": "0.97-0.98", "all reads": 0.005722, "linked reads": 0.0002955, "all reads (cumsum)": 0.8445, "linked reads (cumsum)": 0.9878, "range_label": "0.97-0.98", "all reads (inferred)": 0.3067, "linked reads (inferred)": 0.9526, "right_edge": 0.98}, {"bin": "0.98", "interval": "0.98-0.99", "all reads": 0.005192, "linked reads": 0.0002809, "all reads (cumsum)": 0.8497, "linked reads (cumsum)": 0.9881, "range_label": "0.98-0.99", "all reads (inferred)": 0.3069, "linked reads (inferred)": 0.9532, "right_edge": 0.99}, {"bin": "0.99", "interval": "0.99-1.0", "all reads": 0.1503, "linked reads": 0.01192, "all reads (cumsum)": 1.0, "linked reads (cumsum)": 1.0, "range_label": "0.99-1.0", "all reads (inferred)": 1.0, "linked reads (inferred)": 1.0, "right_edge": 1.0}]}}
